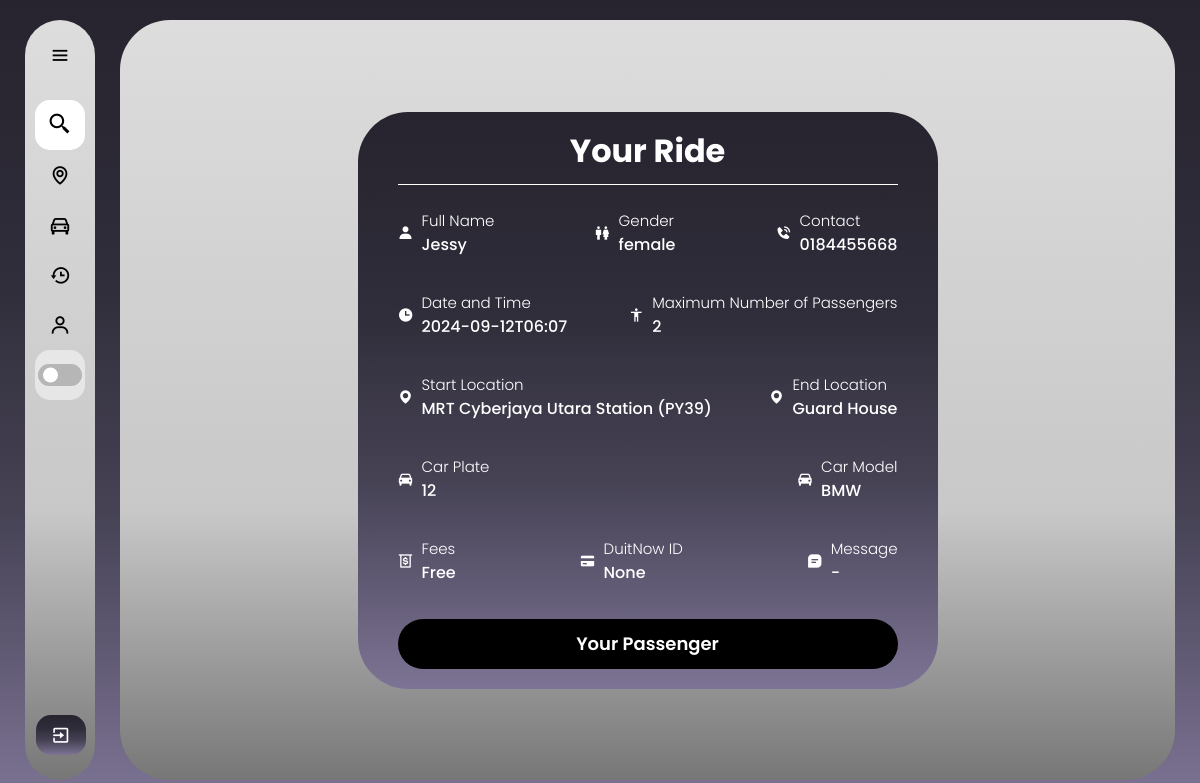
Page /match_passenger/1 (signed in) on the earlier database version.
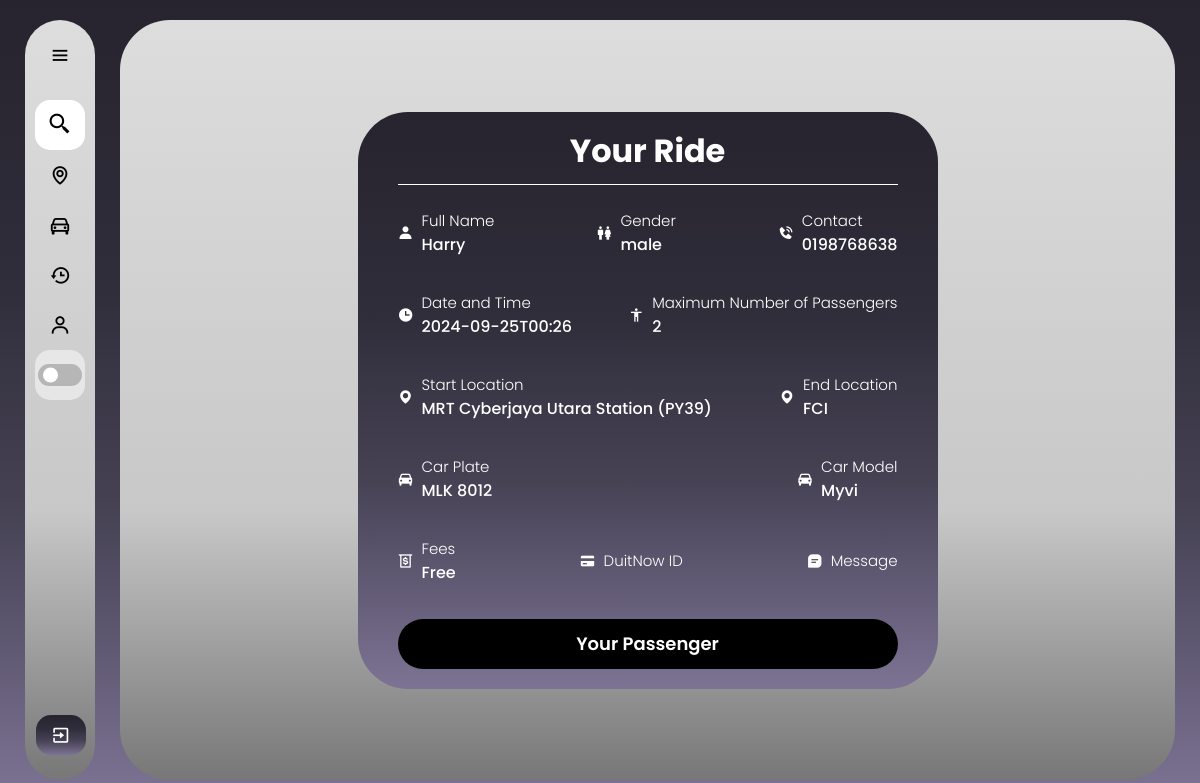
Same page on the later database version.
### web/models.py (models this page shows)
class Profile(db.Model):
    id = db.Column(db.Integer, primary_key=True)
    fullName = db.Column(db.String(150))
    gender = db.Column(db.String(100), nullable=False)
    birthyear=db.Column(db.String(15), nullable=False)
    contact = db.Column(db.String(15), nullable=False)
    status = db.Column(db.String(20), nullable=False, default='APPROVING')
    profile_pic = db.Column(db.String(200), default="default.jpg")  # Make sure this column is present
    user_id = db.Column(db.Integer, db.ForeignKey('user.id'), nullable=False)

class Rides(db.Model):
    id = db.Column(db.Integer, primary_key=True)
    dateandTime = db.Column(db.String(50), nullable=False)
    start_location = db.Column(db.String(100), nullable=False)
    start_location_lat = db.Column(db.Float, nullable=True)  # Nullable
    start_location_lng = db.Column(db.Float, nullable=True)  # Nullable
    end_location = db.Column(db.String(100), nullable=False)
    end_location_lat = db.Column(db.Float, nullable=True)  # Nullable
    end_location_lng = db.Column(db.Float, nullable=True)  # Nullable
    carplate = db.Column(db.String(20), nullable=False)
    carmodel = db.Column(db.String(50), nullable=False)
    totalperson = db.Column(db.Integer, nullable=False)
    fees = db.Column(db.String(50), nullable=False)
    duitnowid = db.Column(db.String(50), nullable=True)  # Nullable
    message = db.Column(db.Text, nullable=True)  # Nullable
    status = db.Column(db.String(50), nullable=False)
    user_id = db.Column(db.Integer, db.ForeignKey('user.id'), nullable=False)
    passenger_matches = db.relationship('PassengerMatch', foreign_keys='PassengerMatch.driver_id', backref='driver_post', lazy=True)

### web/routes.py (the view)
@bp.route('/match_passenger/<int:driver_id>')
@login_required
def match_passenger(driver_id):
    profile = Profile.query.filter_by(user_id=current_user.id).first()
    driver = Rides.query.get_or_404(driver_id)
    driver_id=driver_id
    profiles = Profile.query.all()
    profile_dict = {profile.user_id: profile for profile in profiles}
    matches = PassengerMatch.query.filter_by(driver_id=driver_id, status='PAYMENT PENDING').all()
    matches_review = PassengerMatch.query.filter_by(driver_id=driver_id, status='PENDING REVIEW').all()
    matches_approving = PassengerMatch.query.filter_by(driver_id=driver_id, status='APPROVING').all()
    matches_completed = PassengerMatch.query.filter_by(driver_id=driver_id, status='COMPLETED').all()
    matches_confirmed = PassengerMatch.query.filter_by(driver_id=driver_id, status='CONFIRMED').all()
    print(f"Profile dict keys: {profile_dict.keys()}")
    print(f"Driver user ID: {driver.user_id}")
    return render_template(
        'match_passenger.html',
        driver=driver,
        driver_id=driver_id,
        matches=matches,
        profile_dict=profile_dict,
        profile=profile,
        matches_approving=matches_approving,
        matches_completed=matches_completed,
        matches_confirmed=matches_confirmed,
        matches_review=matches_review
    )

### web/templates/match_passenger.html (shortened to what the changed rows need)
{% extends "base.html" %}
{% block content %}
<!DOCTYPE html>
<html lang="en">
<head>
    <link rel="stylesheet" href="../static/match_passenger.css">
    <link href='https://unpkg.com/boxicons@2.1.4/css/boxicons.min.css' rel='stylesheet'>
</head>
<body>
    <div class="container">
        <div class="size">
            <div class="driver">
                <div class="header">
                    <h1>Your Ride</h1>
                </div>
                <div class="details">
                    <div class="row">
                        <div class="info_left-right">
                            <div class="info_up-down">
                                <h3>Full Name</h3>
                                <p>{{ profile_dict[driver.user_id].fullName }}</p>
                            </div>
                        </div>
                        <div class="info_left-right">
                            <div class="info_up-down">
                                <h3>Gender</h3>
                                <p>{{ profile_dict[driver.user_id].gender }}</p>
                            </div>
                        </div>
                        <div class="info_left-right">
                            <div class="info_up-down">
                                <h3>Contact</h3>
                                <p>{{ profile_dict[driver.user_id].contact }}</p>
                            </div>
                        </div>
                    </div>
                    <div class="row">
                        <div class="info_left-right">
                            <div class="info_up-down">
                                <h3>Date and Time</h3>
                                <p>{{ driver.dateandTime }}</p>
                            </div>
                        </div>
                        <div class="info_left-right">
                            <div class="info_up-down">
                                <h3>Maximum Number of Passengers</h3>
                                <p>{{ driver.totalperson }}</p>
                            </div>
                        </div>
                    </div>
                    <div class="row">
                        <div class="info_left-right">
                            <div class="info_up-down">
                                <h3>Start Location</h3>
                                <p>{{ driver.start_location }}</p>
                            </div>
                        </div>
                        <div class="info_left-right">
                            <div class="info_up-down">
                                <h3>End Location</h3>
                                <p>{{ driver.end_location }}</p>
                            </div>
                        </div>
                    </div>
                    <div class="row">
                        <div class="info_left-right">
                            <div class="info_up-down">
                                <h3>Car Plate</h3>
                                <p>{{ driver.carplate }}</p>
                            </div>
                        </div>
                        <div class="info_left-right">
                            <div class="info_up-down">
                                <h3>Car Model</h3>
                                <p>{{ driver.carmodel }}</p>
                            </div>
                        </div>
                    </div>
                    <div class="row">
                        <div class="info_left-right">
                            <div class="info_up-down">
                                <h3>Fees</h3>
                                <p>{{ driver.fees }}</p>
                            </div>
                        </div>
                        <div class="info_left-right">
                            <div class="info_up-down">
                                <h3>DuitNow ID</h3>
                                <p>{{ driver.duitnowid }}</p>
                            </div>
                        </div>
                        <div class="info_left-right">
                            <div class="info_up-down">
                                <h3>Message</h3>
                                <p>{{ driver.message }}</p>
                            </div>
                        </div>
                    </div>
                </div>
            </div>
        </div>
    </div>
</body>
</html>
{% endblock %}

Differences in the rows shown:
changed Profile: fullName "Jessy" → "Harry"; gender "female" → "male"; contact "0184455668" → "0198768638"
changed Rides "MRT Cyberjaya Utara Station (PY39)": dateandTime "2024-09-12T06:07" → "2024-09-25T00:26"; end_location "Guard House" → "FCI"; carplate "12" → "MLK 8012"; carmodel "BMW" → "Myvi"; duitnowid "None" → (not shown); message "-" → (not shown)
